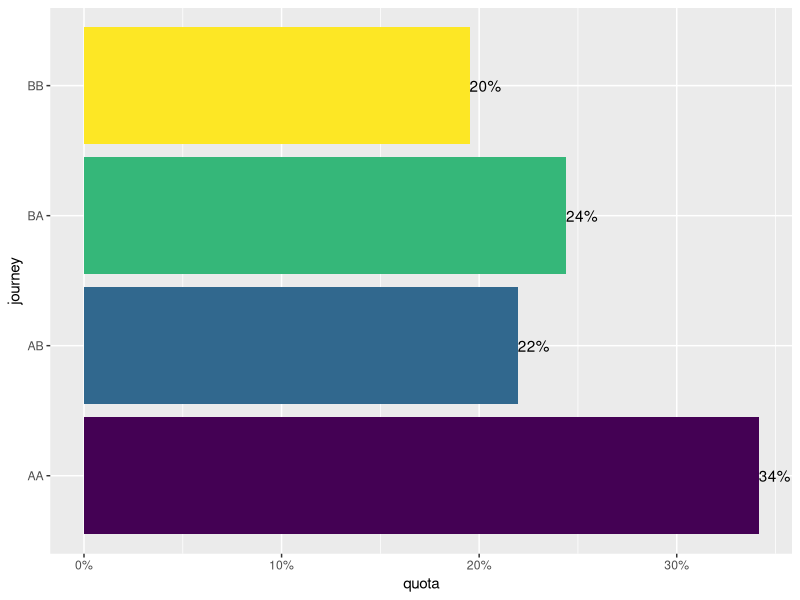

The R source for this figure:
#########################################################
## Evaluate frequency of customer journeys
#########################################################

## Load libraries ####
library(data.table)
library(ggplot2)
library(dplyr)
library(scales)

## Test data ####

dt <- data.table(options = LETTERS[sample(1:2, 200, replace=T)],
                 b=letters[1:5],
                 ID=sample(1:300, 200, replace=T))


## Evaluation ####

dt_summary <- dt[order(b)][, .(journey = paste0(options, collapse = ""), count = .N), by = ID]


dt_summary2 <- dt_summary[, .(count_n = .N), .(journey, count)][, quota := count_n/sum(count_n), .(count)]


## Display result ####

dt_summary2[count == 2, -c("count_n", "count")][order(-quota)]


## Visualization ####

dt_summary2[count == 2] %>% 
  ggplot(aes(x=journey, y = quota, fill = journey, label = paste0(100 *round(quota, 2), "%"))) +
  geom_col() +
  geom_text(hjust = 0) +
  scale_y_continuous(labels = scales::percent_format(accuracy = 1)) +
  scale_fill_viridis_d() +
  theme(legend.position = "none") + 
  coord_flip()
